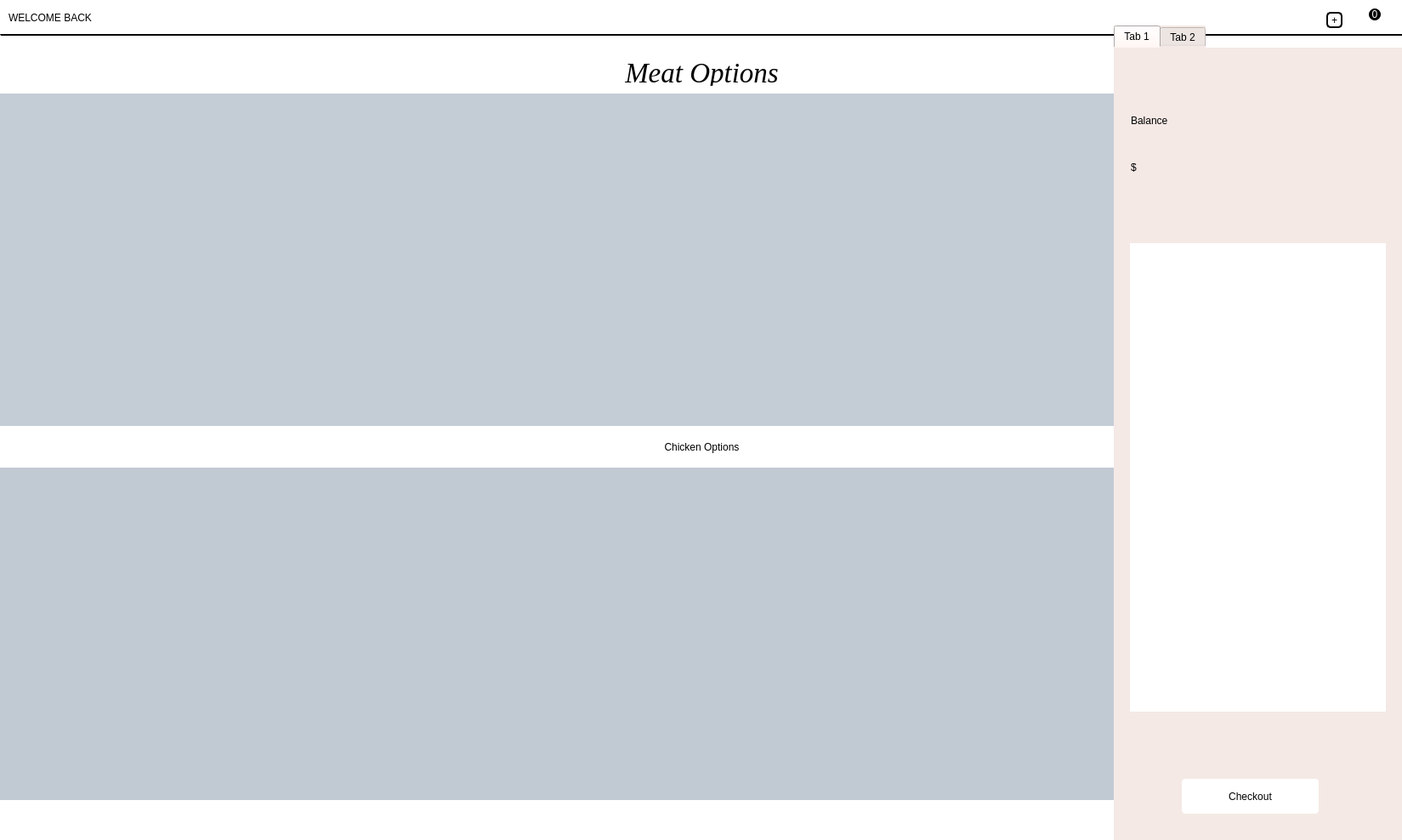
<?xml version="1.0" encoding="UTF-8"?>
<ui version="4.0">
 <class>HomePage</class>
 <widget class="QMainWindow" name="HomePage">
  <property name="geometry">
   <rect>
    <x>0</x>
    <y>0</y>
    <width>1649</width>
    <height>988</height>
   </rect>
  </property>
  <property name="sizePolicy">
   <sizepolicy hsizetype="Fixed" vsizetype="Fixed">
    <horstretch>0</horstretch>
    <verstretch>0</verstretch>
   </sizepolicy>
  </property>
  <property name="windowTitle">
   <string>HomePage</string>
  </property>
  <property name="styleSheet">
   <string notr="true">background-color:white;</string>
  </property>
  <widget class="QWidget" name="centralwidget">
   <property name="sizePolicy">
    <sizepolicy hsizetype="Fixed" vsizetype="Fixed">
     <horstretch>0</horstretch>
     <verstretch>0</verstretch>
    </sizepolicy>
   </property>
   <widget class="QScrollArea" name="chicken_scroll_area">
    <property name="geometry">
     <rect>
      <x>0</x>
      <y>550</y>
      <width>1651</width>
      <height>391</height>
     </rect>
    </property>
    <property name="sizePolicy">
     <sizepolicy hsizetype="Fixed" vsizetype="Fixed">
      <horstretch>0</horstretch>
      <verstretch>0</verstretch>
     </sizepolicy>
    </property>
    <property name="styleSheet">
     <string notr="true">background-color:rgb(193, 201, 211);
border:0px;

</string>
    </property>
    <property name="widgetResizable">
     <bool>true</bool>
    </property>
    <widget class="QWidget" name="chicken_layout">
     <property name="geometry">
      <rect>
       <x>0</x>
       <y>0</y>
       <width>16</width>
       <height>16</height>
      </rect>
     </property>
     <property name="sizePolicy">
      <sizepolicy hsizetype="Fixed" vsizetype="Fixed">
       <horstretch>0</horstretch>
       <verstretch>0</verstretch>
      </sizepolicy>
     </property>
    </widget>
   </widget>
   <widget class="QLabel" name="meat_pic">
    <property name="geometry">
     <rect>
      <x>0</x>
      <y>70</y>
      <width>1651</width>
      <height>31</height>
     </rect>
    </property>
    <property name="sizePolicy">
     <sizepolicy hsizetype="Fixed" vsizetype="Fixed">
      <horstretch>0</horstretch>
      <verstretch>0</verstretch>
     </sizepolicy>
    </property>
    <property name="font">
     <font>
      <family>Times new roman</family>
      <pointsize>25</pointsize>
      <italic>true</italic>
      <bold>false</bold>
      <strikeout>false</strikeout>
      <kerning>true</kerning>
     </font>
    </property>
    <property name="styleSheet">
     <string notr="true">font: italic 25pt &quot;Times new roman&quot;;
color:black;
</string>
    </property>
    <property name="text">
     <string>Meat Options</string>
    </property>
    <property name="alignment">
     <set>Qt::AlignCenter</set>
    </property>
   </widget>
   <widget class="QScrollArea" name="meat_scroll_area">
    <property name="geometry">
     <rect>
      <x>0</x>
      <y>110</y>
      <width>1651</width>
      <height>391</height>
     </rect>
    </property>
    <property name="sizePolicy">
     <sizepolicy hsizetype="Fixed" vsizetype="Fixed">
      <horstretch>0</horstretch>
      <verstretch>0</verstretch>
     </sizepolicy>
    </property>
    <property name="styleSheet">
     <string notr="true">background-color:rgb(196, 204, 214);
border:0px;</string>
    </property>
    <property name="widgetResizable">
     <bool>true</bool>
    </property>
    <widget class="QWidget" name="meat_layout">
     <property name="geometry">
      <rect>
       <x>0</x>
       <y>0</y>
       <width>16</width>
       <height>16</height>
      </rect>
     </property>
     <property name="sizePolicy">
      <sizepolicy hsizetype="Fixed" vsizetype="Fixed">
       <horstretch>0</horstretch>
       <verstretch>0</verstretch>
      </sizepolicy>
     </property>
    </widget>
   </widget>
   <widget class="QLabel" name="cart_icon">
    <property name="geometry">
     <rect>
      <x>1590</x>
      <y>10</y>
      <width>31</width>
      <height>31</height>
     </rect>
    </property>
    <property name="sizePolicy">
     <sizepolicy hsizetype="Fixed" vsizetype="Fixed">
      <horstretch>0</horstretch>
      <verstretch>0</verstretch>
     </sizepolicy>
    </property>
    <property name="text">
     <string/>
    </property>
   </widget>
   <widget class="QLabel" name="username_label">
    <property name="geometry">
     <rect>
      <x>10</x>
      <y>10</y>
      <width>261</width>
      <height>21</height>
     </rect>
    </property>
    <property name="sizePolicy">
     <sizepolicy hsizetype="Fixed" vsizetype="Fixed">
      <horstretch>0</horstretch>
      <verstretch>0</verstretch>
     </sizepolicy>
    </property>
    <property name="styleSheet">
     <string notr="true">color:black;
font:700 12pt &quot;helvica&quot;;
</string>
    </property>
    <property name="text">
     <string>WELCOME BACK </string>
    </property>
    <property name="alignment">
     <set>Qt::AlignLeading|Qt::AlignLeft|Qt::AlignVCenter</set>
    </property>
   </widget>
   <widget class="QLabel" name="items_cart">
    <property name="geometry">
     <rect>
      <x>1610</x>
      <y>10</y>
      <width>14</width>
      <height>14</height>
     </rect>
    </property>
    <property name="sizePolicy">
     <sizepolicy hsizetype="Fixed" vsizetype="Fixed">
      <horstretch>0</horstretch>
      <verstretch>0</verstretch>
     </sizepolicy>
    </property>
    <property name="styleSheet">
     <string notr="true">background-color:black;
border-radius:7px;
color:white;
font: 11pt &quot;Arial&quot;;</string>
    </property>
    <property name="text">
     <string>0</string>
    </property>
    <property name="alignment">
     <set>Qt::AlignCenter</set>
    </property>
   </widget>
   <widget class="QLabel" name="meat_pic_2">
    <property name="geometry">
     <rect>
      <x>0</x>
      <y>510</y>
      <width>1651</width>
      <height>31</height>
     </rect>
    </property>
    <property name="sizePolicy">
     <sizepolicy hsizetype="Fixed" vsizetype="Fixed">
      <horstretch>0</horstretch>
      <verstretch>0</verstretch>
     </sizepolicy>
    </property>
    <property name="styleSheet">
     <string notr="true">font: italic 25pt &quot;times new roman&quot;;
color:black;

</string>
    </property>
    <property name="text">
     <string>Chicken Options</string>
    </property>
    <property name="alignment">
     <set>Qt::AlignCenter</set>
    </property>
   </widget>
   <widget class="QTabWidget" name="tabWidget">
    <property name="geometry">
     <rect>
      <x>1310</x>
      <y>30</y>
      <width>341</width>
      <height>961</height>
     </rect>
    </property>
    <property name="sizePolicy">
     <sizepolicy hsizetype="Fixed" vsizetype="Fixed">
      <horstretch>0</horstretch>
      <verstretch>0</verstretch>
     </sizepolicy>
    </property>
    <property name="styleSheet">
     <string notr="true">background-color:rgb(244, 233, 229);
border:0px;</string>
    </property>
    <property name="currentIndex">
     <number>0</number>
    </property>
    <widget class="QWidget" name="tab">
     <property name="sizePolicy">
      <sizepolicy hsizetype="Fixed" vsizetype="Fixed">
       <horstretch>0</horstretch>
       <verstretch>0</verstretch>
      </sizepolicy>
     </property>
     <property name="styleSheet">
      <string notr="true">background-color: rgb(244, 233, 229);</string>
     </property>
     <attribute name="title">
      <string>Tab 1</string>
     </attribute>
     <widget class="QLabel" name="balance_label">
      <property name="geometry">
       <rect>
        <x>20</x>
        <y>120</y>
        <width>191</width>
        <height>41</height>
       </rect>
      </property>
      <property name="sizePolicy">
       <sizepolicy hsizetype="Fixed" vsizetype="Fixed">
        <horstretch>0</horstretch>
        <verstretch>0</verstretch>
       </sizepolicy>
      </property>
      <property name="styleSheet">
       <string notr="true">color:rgb(0, 0, 0);
font: 700 26pt &quot;Helvetica&quot;;</string>
      </property>
      <property name="text">
       <string>$</string>
      </property>
     </widget>
     <widget class="QLabel" name="empty_cart_message">
      <property name="geometry">
       <rect>
        <x>20</x>
        <y>810</y>
        <width>291</width>
        <height>21</height>
       </rect>
      </property>
      <property name="sizePolicy">
       <sizepolicy hsizetype="Fixed" vsizetype="Fixed">
        <horstretch>0</horstretch>
        <verstretch>0</verstretch>
       </sizepolicy>
      </property>
      <property name="text">
       <string/>
      </property>
     </widget>
     <widget class="QPushButton" name="checkout">
      <property name="geometry">
       <rect>
        <x>80</x>
        <y>860</y>
        <width>161</width>
        <height>41</height>
       </rect>
      </property>
      <property name="sizePolicy">
       <sizepolicy hsizetype="Fixed" vsizetype="Fixed">
        <horstretch>0</horstretch>
        <verstretch>0</verstretch>
       </sizepolicy>
      </property>
      <property name="cursor">
       <cursorShape>ClosedHandCursor</cursorShape>
      </property>
      <property name="styleSheet">
       <string notr="true">color:black;
background-color:white;
font: 700 15pt &quot;Helvetica&quot;;
border-radius:4px;

</string>
      </property>
      <property name="text">
       <string>Checkout</string>
      </property>
     </widget>
     <widget class="QScrollArea" name="cart">
      <property name="geometry">
       <rect>
        <x>19</x>
        <y>230</y>
        <width>301</width>
        <height>551</height>
       </rect>
      </property>
      <property name="sizePolicy">
       <sizepolicy hsizetype="Fixed" vsizetype="Fixed">
        <horstretch>0</horstretch>
        <verstretch>0</verstretch>
       </sizepolicy>
      </property>
      <property name="styleSheet">
       <string notr="true">background-color:white;</string>
      </property>
      <property name="widgetResizable">
       <bool>true</bool>
      </property>
      <widget class="QWidget" name="scrollAreaCart_5">
       <property name="geometry">
        <rect>
         <x>0</x>
         <y>0</y>
         <width>16</width>
         <height>16</height>
        </rect>
       </property>
       <property name="sizePolicy">
        <sizepolicy hsizetype="Fixed" vsizetype="Fixed">
         <horstretch>0</horstretch>
         <verstretch>0</verstretch>
        </sizepolicy>
       </property>
      </widget>
     </widget>
     <widget class="QLabel" name="label">
      <property name="geometry">
       <rect>
        <x>20</x>
        <y>60</y>
        <width>181</width>
        <height>51</height>
       </rect>
      </property>
      <property name="sizePolicy">
       <sizepolicy hsizetype="Fixed" vsizetype="Fixed">
        <horstretch>0</horstretch>
        <verstretch>0</verstretch>
       </sizepolicy>
      </property>
      <property name="styleSheet">
       <string notr="true">color:black;
font: 700 26pt &quot;Helvetica&quot;;</string>
      </property>
      <property name="text">
       <string>Balance</string>
      </property>
     </widget>
    </widget>
    <widget class="QWidget" name="tab_2">
     <property name="sizePolicy">
      <sizepolicy hsizetype="Fixed" vsizetype="Fixed">
       <horstretch>0</horstretch>
       <verstretch>0</verstretch>
      </sizepolicy>
     </property>
     <attribute name="title">
      <string>Tab 2</string>
     </attribute>
    </widget>
   </widget>
   <widget class="QPushButton" name="show_cart">
    <property name="geometry">
     <rect>
      <x>1560</x>
      <y>14</y>
      <width>19</width>
      <height>19</height>
     </rect>
    </property>
    <property name="sizePolicy">
     <sizepolicy hsizetype="Fixed" vsizetype="Fixed">
      <horstretch>0</horstretch>
      <verstretch>0</verstretch>
     </sizepolicy>
    </property>
    <property name="cursor">
     <cursorShape>ClosedHandCursor</cursorShape>
    </property>
    <property name="styleSheet">
     <string notr="true">background-color:white;
border-radius:5px;
color:black;
border:2px solid black;
font: 700 13pt &quot;Verdana&quot;;</string>
    </property>
    <property name="text">
     <string>+</string>
    </property>
   </widget>
   <widget class="Line" name="line">
    <property name="geometry">
     <rect>
      <x>0</x>
      <y>40</y>
      <width>1651</width>
      <height>16</height>
     </rect>
    </property>
    <property name="sizePolicy">
     <sizepolicy hsizetype="Fixed" vsizetype="Fixed">
      <horstretch>0</horstretch>
      <verstretch>0</verstretch>
     </sizepolicy>
    </property>
    <property name="minimumSize">
     <size>
      <width>0</width>
      <height>0</height>
     </size>
    </property>
    <property name="font">
     <font>
      <pointsize>15</pointsize>
      <bold>true</bold>
      <kerning>false</kerning>
     </font>
    </property>
    <property name="autoFillBackground">
     <bool>false</bool>
    </property>
    <property name="styleSheet">
     <string notr="true">border-top: 2px solid black;</string>
    </property>
    <property name="lineWidth">
     <number>2</number>
    </property>
    <property name="orientation">
     <enum>Qt::Horizontal</enum>
    </property>
   </widget>
   <zorder>chicken_scroll_area</zorder>
   <zorder>meat_pic_2</zorder>
   <zorder>meat_pic</zorder>
   <zorder>meat_scroll_area</zorder>
   <zorder>cart_icon</zorder>
   <zorder>username_label</zorder>
   <zorder>show_cart</zorder>
   <zorder>items_cart</zorder>
   <zorder>line</zorder>
   <zorder>tabWidget</zorder>
  </widget>
 </widget>
 <resources/>
 <connections/>
</ui>
